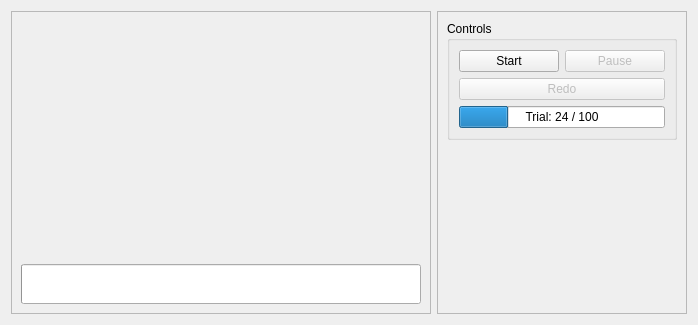
<?xml version="1.0" encoding="UTF-8"?>
<ui version="4.0">
 <class>TrainWidget</class>
 <widget class="QWidget" name="TrainWidget">
  <property name="geometry">
   <rect>
    <x>0</x>
    <y>0</y>
    <width>698</width>
    <height>325</height>
   </rect>
  </property>
  <property name="windowTitle">
   <string>Form</string>
  </property>
  <layout class="QHBoxLayout" name="horizontalLayout_2">
   <item>
    <widget class="QFrame" name="frame_2">
     <property name="sizePolicy">
      <sizepolicy hsizetype="Preferred" vsizetype="Preferred">
       <horstretch>1</horstretch>
       <verstretch>0</verstretch>
      </sizepolicy>
     </property>
     <property name="frameShape">
      <enum>QFrame::StyledPanel</enum>
     </property>
     <property name="frameShadow">
      <enum>QFrame::Raised</enum>
     </property>
     <layout class="QGridLayout" name="gridLayout">
      <item row="1" column="0">
       <widget class="PromptWidget" name="promptWidget">
        <property name="minimumSize">
         <size>
          <width>0</width>
          <height>40</height>
         </size>
        </property>
        <property name="value">
         <number>0</number>
        </property>
        <property name="textVisible">
         <bool>false</bool>
        </property>
        <property name="orientation">
         <enum>Qt::Horizontal</enum>
        </property>
       </widget>
      </item>
      <item row="0" column="0">
       <widget class="GestureView" name="gestureView" native="true">
        <property name="sizePolicy">
         <sizepolicy hsizetype="Preferred" vsizetype="Preferred">
          <horstretch>0</horstretch>
          <verstretch>0</verstretch>
         </sizepolicy>
        </property>
       </widget>
      </item>
     </layout>
    </widget>
   </item>
   <item>
    <widget class="QFrame" name="frame">
     <property name="sizePolicy">
      <sizepolicy hsizetype="Preferred" vsizetype="Preferred">
       <horstretch>0</horstretch>
       <verstretch>0</verstretch>
      </sizepolicy>
     </property>
     <property name="minimumSize">
      <size>
       <width>250</width>
       <height>0</height>
      </size>
     </property>
     <property name="maximumSize">
      <size>
       <width>250</width>
       <height>16777215</height>
      </size>
     </property>
     <property name="frameShape">
      <enum>QFrame::StyledPanel</enum>
     </property>
     <property name="frameShadow">
      <enum>QFrame::Raised</enum>
     </property>
     <property name="midLineWidth">
      <number>0</number>
     </property>
     <layout class="QGridLayout" name="gridLayout_3">
      <item row="1" column="0">
       <spacer name="verticalSpacer">
        <property name="orientation">
         <enum>Qt::Vertical</enum>
        </property>
        <property name="sizeType">
         <enum>QSizePolicy::Expanding</enum>
        </property>
        <property name="sizeHint" stdset="0">
         <size>
          <width>17</width>
          <height>85</height>
         </size>
        </property>
       </spacer>
      </item>
      <item row="0" column="0">
       <widget class="QGroupBox" name="statusBox">
        <property name="sizePolicy">
         <sizepolicy hsizetype="Expanding" vsizetype="Preferred">
          <horstretch>0</horstretch>
          <verstretch>0</verstretch>
         </sizepolicy>
        </property>
        <property name="title">
         <string>Controls</string>
        </property>
        <layout class="QGridLayout" name="gridLayout_5">
         <item row="2" column="0">
          <widget class="QProgressBar" name="sessionProgressBar">
           <property name="value">
            <number>24</number>
           </property>
           <property name="format">
            <string>Trial: %v / %m</string>
           </property>
          </widget>
         </item>
         <item row="0" column="0">
          <layout class="QHBoxLayout" name="horizontalLayout">
           <item>
            <widget class="QPushButton" name="startButton">
             <property name="sizePolicy">
              <sizepolicy hsizetype="Preferred" vsizetype="Fixed">
               <horstretch>0</horstretch>
               <verstretch>0</verstretch>
              </sizepolicy>
             </property>
             <property name="text">
              <string>Start</string>
             </property>
             <property name="icon">
              <iconset theme="media-playback-start">
               <normaloff>.</normaloff>.</iconset>
             </property>
            </widget>
           </item>
           <item>
            <widget class="QPushButton" name="pauseButton">
             <property name="enabled">
              <bool>false</bool>
             </property>
             <property name="sizePolicy">
              <sizepolicy hsizetype="Preferred" vsizetype="Fixed">
               <horstretch>0</horstretch>
               <verstretch>0</verstretch>
              </sizepolicy>
             </property>
             <property name="text">
              <string>Pause</string>
             </property>
             <property name="icon">
              <iconset theme="media-playback-pause">
               <normaloff>.</normaloff>.</iconset>
             </property>
            </widget>
           </item>
          </layout>
         </item>
         <item row="1" column="0">
          <widget class="QPushButton" name="redoButton">
           <property name="enabled">
            <bool>false</bool>
           </property>
           <property name="text">
            <string>Redo</string>
           </property>
           <property name="icon">
            <iconset theme="edit-undo"/>
           </property>
          </widget>
         </item>
        </layout>
       </widget>
      </item>
     </layout>
    </widget>
   </item>
  </layout>
 </widget>
 <customwidgets>
  <customwidget>
   <class>PromptWidget</class>
   <extends>QProgressBar</extends>
   <header>pygesture.ui.widgets</header>
  </customwidget>
  <customwidget>
   <class>GestureView</class>
   <extends>QWidget</extends>
   <header>pygesture.ui.widgets</header>
   <container>1</container>
  </customwidget>
 </customwidgets>
 <resources/>
 <connections/>
</ui>
